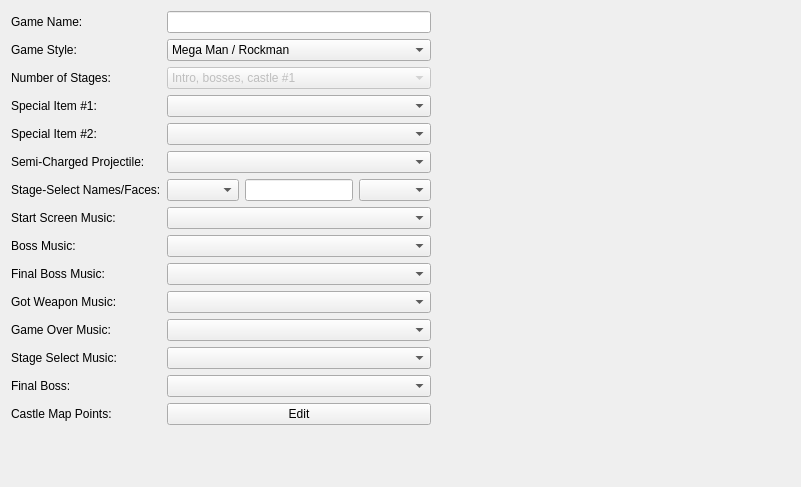
<?xml version="1.0" encoding="UTF-8"?>
<ui version="4.0">
 <class>game_properties_tab</class>
 <widget class="QWidget" name="game_properties_tab">
  <property name="geometry">
   <rect>
    <x>0</x>
    <y>0</y>
    <width>801</width>
    <height>487</height>
   </rect>
  </property>
  <property name="windowTitle">
   <string>Form</string>
  </property>
  <layout class="QHBoxLayout" name="horizontalLayout">
   <item>
    <layout class="QGridLayout" name="gridLayout_2">
     <item row="0" column="1">
      <widget class="QLineEdit" name="lineEdit">
       <property name="maxLength">
        <number>30</number>
       </property>
      </widget>
     </item>
     <item row="12" column="0">
      <widget class="QLabel" name="label_10">
       <property name="text">
        <string>Game Over Music:</string>
       </property>
      </widget>
     </item>
     <item row="7" column="1">
      <widget class="QComboBox" name="gameStartMusic_comboBox"/>
     </item>
     <item row="3" column="1">
      <widget class="QComboBox" name="special_item1_combo"/>
     </item>
     <item row="7" column="0">
      <widget class="QLabel" name="label_13">
       <property name="text">
        <string>Start Screen Music:</string>
       </property>
      </widget>
     </item>
     <item row="8" column="1">
      <widget class="QComboBox" name="bossMusic_comboBox"/>
     </item>
     <item row="2" column="1">
      <widget class="QComboBox" name="stageNumber_comboBox">
       <property name="enabled">
        <bool>false</bool>
       </property>
       <item>
        <property name="text">
         <string>Intro, bosses, castle #1</string>
        </property>
       </item>
       <item>
        <property name="text">
         <string>Intro, 8 bosses, 5 castle #1, 5 castle #2</string>
        </property>
       </item>
      </widget>
     </item>
     <item row="1" column="0">
      <widget class="QLabel" name="label_8">
       <property name="text">
        <string>Game Style:</string>
       </property>
      </widget>
     </item>
     <item row="6" column="0">
      <widget class="QLabel" name="label_4">
       <property name="text">
        <string>Stage-Select Names/Faces:</string>
       </property>
      </widget>
     </item>
     <item row="5" column="1">
      <widget class="QComboBox" name="semicharged_shot_combo"/>
     </item>
     <item row="0" column="0">
      <widget class="QLabel" name="label_5">
       <property name="text">
        <string>Game Name:</string>
       </property>
      </widget>
     </item>
     <item row="2" column="0">
      <widget class="QLabel" name="label_12">
       <property name="text">
        <string>Number of Stages:</string>
       </property>
      </widget>
     </item>
     <item row="10" column="1">
      <widget class="QComboBox" name="finalBossMusic_comboBox"/>
     </item>
     <item row="13" column="1">
      <widget class="QComboBox" name="stageSelectMusic_comboBox"/>
     </item>
     <item row="10" column="0">
      <widget class="QLabel" name="label_7">
       <property name="text">
        <string>Final Boss Music:</string>
       </property>
      </widget>
     </item>
     <item row="12" column="1">
      <widget class="QComboBox" name="gameOverMusic_comboBox"/>
     </item>
     <item row="4" column="0">
      <widget class="QLabel" name="label_2">
       <property name="text">
        <string>Special Item #2:</string>
       </property>
      </widget>
     </item>
     <item row="11" column="1">
      <widget class="QComboBox" name="gotWeaponMusic_comboBox"/>
     </item>
     <item row="3" column="0">
      <widget class="QLabel" name="label">
       <property name="text">
        <string>Special Item #1:</string>
       </property>
      </widget>
     </item>
     <item row="1" column="1">
      <widget class="QComboBox" name="gameStyle_comboBox">
       <item>
        <property name="text">
         <string>Mega Man / Rockman</string>
        </property>
       </item>
       <item>
        <property name="text">
         <string>Castlevania / Ghould &amp; Ghosts</string>
        </property>
       </item>
      </widget>
     </item>
     <item row="13" column="0">
      <widget class="QLabel" name="label_11">
       <property name="text">
        <string>Stage Select Music:</string>
       </property>
      </widget>
     </item>
     <item row="14" column="0">
      <widget class="QLabel" name="label_20">
       <property name="text">
        <string>Final Boss:</string>
       </property>
      </widget>
     </item>
     <item row="14" column="1">
      <widget class="QComboBox" name="finalBoss_comboBox"/>
     </item>
     <item row="8" column="0">
      <widget class="QLabel" name="label_6">
       <property name="text">
        <string>Boss Music:</string>
       </property>
      </widget>
     </item>
     <item row="11" column="0">
      <widget class="QLabel" name="label_9">
       <property name="text">
        <string>Got Weapon Music:</string>
       </property>
      </widget>
     </item>
     <item row="16" column="0">
      <spacer name="verticalSpacer">
       <property name="orientation">
        <enum>Qt::Vertical</enum>
       </property>
       <property name="sizeHint" stdset="0">
        <size>
         <width>20</width>
         <height>40</height>
        </size>
       </property>
      </spacer>
     </item>
     <item row="4" column="1">
      <widget class="QComboBox" name="special_item2_combo"/>
     </item>
     <item row="5" column="0">
      <widget class="QLabel" name="label_3">
       <property name="text">
        <string>Semi-Charged Projectile:</string>
       </property>
      </widget>
     </item>
     <item row="6" column="1">
      <layout class="QHBoxLayout" name="horizontalLayout_2">
       <item>
        <widget class="QComboBox" name="stagefaces_stage_combo"/>
       </item>
       <item>
        <widget class="QLineEdit" name="bossName_lineEdit">
         <property name="maxLength">
          <number>8</number>
         </property>
        </widget>
       </item>
       <item>
        <widget class="QComboBox" name="stagefaces_face_combo">
         <property name="iconSize">
          <size>
           <width>32</width>
           <height>32</height>
          </size>
         </property>
        </widget>
       </item>
      </layout>
     </item>
     <item row="15" column="1">
      <widget class="QPushButton" name="editMap_pushButton">
       <property name="text">
        <string>Edit</string>
       </property>
      </widget>
     </item>
     <item row="15" column="0">
      <widget class="QLabel" name="label_21">
       <property name="text">
        <string>Castle Map Points:</string>
       </property>
      </widget>
     </item>
    </layout>
   </item>
   <item>
    <spacer name="horizontalSpacer_2">
     <property name="orientation">
      <enum>Qt::Horizontal</enum>
     </property>
     <property name="sizeHint" stdset="0">
      <size>
       <width>40</width>
       <height>20</height>
      </size>
     </property>
    </spacer>
   </item>
   <item>
    <spacer name="horizontalSpacer">
     <property name="orientation">
      <enum>Qt::Horizontal</enum>
     </property>
     <property name="sizeHint" stdset="0">
      <size>
       <width>40</width>
       <height>20</height>
      </size>
     </property>
    </spacer>
   </item>
  </layout>
 </widget>
 <resources/>
 <connections/>
</ui>
